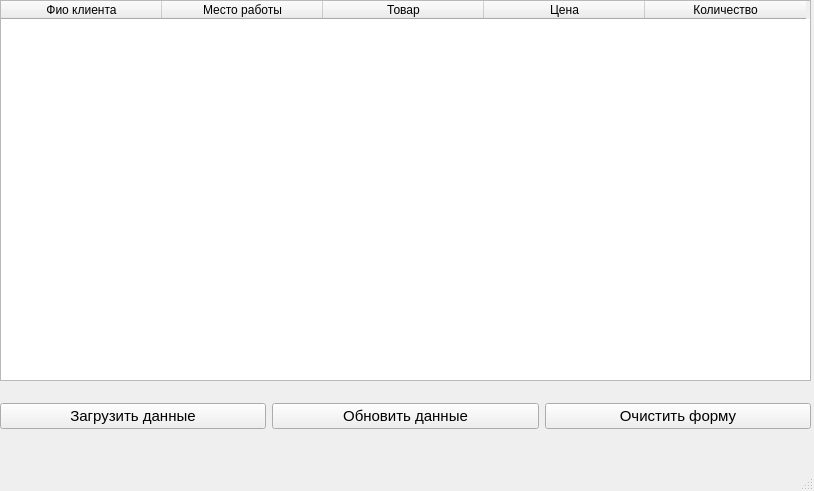
<?xml version="1.0" encoding="UTF-8"?>
<ui version="4.0">
 <class>table</class>
 <widget class="QMainWindow" name="table">
  <property name="geometry">
   <rect>
    <x>0</x>
    <y>0</y>
    <width>814</width>
    <height>491</height>
   </rect>
  </property>
  <property name="cursor">
   <cursorShape>ArrowCursor</cursorShape>
  </property>
  <property name="windowTitle">
   <string>MainWindow</string>
  </property>
  <widget class="QWidget" name="centralwidget">
   <widget class="QWidget" name="verticalLayoutWidget">
    <property name="geometry">
     <rect>
      <x>0</x>
      <y>0</y>
      <width>811</width>
      <height>381</height>
     </rect>
    </property>
    <layout class="QVBoxLayout" name="verticalLayout">
     <item>
      <widget class="QTableWidget" name="orders_table">
       <property name="enabled">
        <bool>true</bool>
       </property>
       <property name="focusPolicy">
        <enum>Qt::NoFocus</enum>
       </property>
       <property name="rowCount">
        <number>0</number>
       </property>
       <property name="columnCount">
        <number>5</number>
       </property>
       <attribute name="horizontalHeaderCascadingSectionResizes">
        <bool>false</bool>
       </attribute>
       <attribute name="horizontalHeaderDefaultSectionSize">
        <number>161</number>
       </attribute>
       <attribute name="horizontalHeaderShowSortIndicator" stdset="0">
        <bool>false</bool>
       </attribute>
       <attribute name="horizontalHeaderStretchLastSection">
        <bool>false</bool>
       </attribute>
       <column>
        <property name="text">
         <string>Фио клиента</string>
        </property>
       </column>
       <column>
        <property name="text">
         <string>Место работы</string>
        </property>
       </column>
       <column>
        <property name="text">
         <string>Товар</string>
        </property>
       </column>
       <column>
        <property name="text">
         <string>Цена</string>
        </property>
       </column>
       <column>
        <property name="text">
         <string>Количество</string>
        </property>
       </column>
      </widget>
     </item>
    </layout>
   </widget>
   <widget class="QWidget" name="horizontalLayoutWidget">
    <property name="geometry">
     <rect>
      <x>0</x>
      <y>400</y>
      <width>811</width>
      <height>33</height>
     </rect>
    </property>
    <layout class="QHBoxLayout" name="horizontalLayout">
     <item>
      <widget class="QPushButton" name="load_data_button">
       <property name="font">
        <font>
         <pointsize>11</pointsize>
        </font>
       </property>
       <property name="text">
        <string>Загрузить данные</string>
       </property>
      </widget>
     </item>
     <item>
      <widget class="QPushButton" name="update_data_button">
       <property name="font">
        <font>
         <pointsize>11</pointsize>
        </font>
       </property>
       <property name="text">
        <string>Обновить данные</string>
       </property>
      </widget>
     </item>
     <item>
      <widget class="QPushButton" name="clear_data_button">
       <property name="font">
        <font>
         <pointsize>11</pointsize>
        </font>
       </property>
       <property name="text">
        <string>Очистить форму</string>
       </property>
      </widget>
     </item>
    </layout>
   </widget>
  </widget>
  <widget class="QMenuBar" name="menubar">
   <property name="geometry">
    <rect>
     <x>0</x>
     <y>0</y>
     <width>814</width>
     <height>26</height>
    </rect>
   </property>
  </widget>
  <widget class="QStatusBar" name="statusbar"/>
 </widget>
 <resources/>
 <connections/>
</ui>
